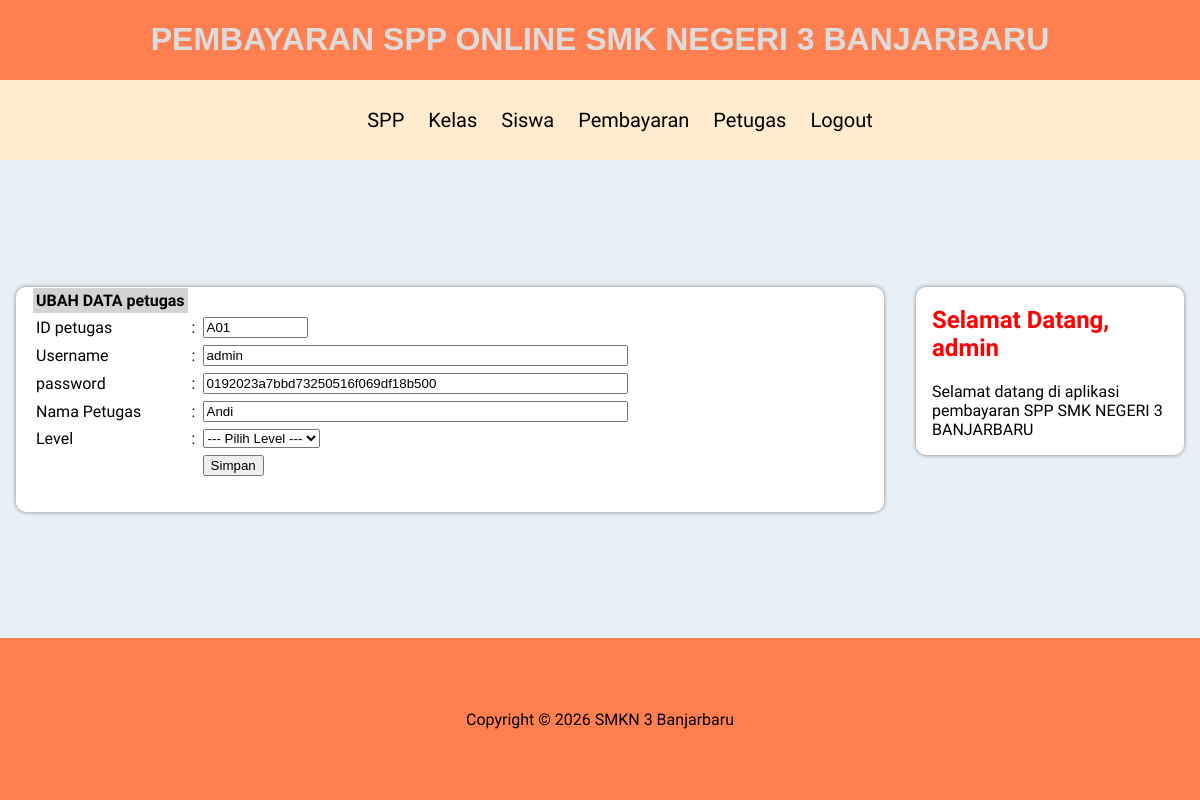
Page /admin/halaman_admin.php?open=edit_petugas&id_petugas=A01 (signed in) on the committed database.
### tables this page shows
CREATE TABLE `petugas` (
  `id_petugas` varchar(5) NOT NULL,
  `username` varchar(25) NOT NULL,
  `password` varchar(32) NOT NULL,
  `nama_petugas` varchar(35) NOT NULL,
  `level` enum('admin','petugas',',') NOT NULL
);

### admin/edit_petugas.php (the view, shortened to what this page needs)
<?php
include_once "../src/koneksi.php";
$id_petugas = $_GET['id_petugas'];
$sql = mysqli_query($koneksi, "SELECT * FROM petugas WHERE id_petugas = '$id_petugas'");
$data = mysqli_fetch_array($sql);
?>
<form action="<?php $_SERVER['PHP_SELF']; ?>" method="post">
    <table border="0" cellspacing="1" cellpadding="3">
        <tr>
            <td bgcolor="lightgray"><strong>UBAH DATA petugas</strong></td>
            <td>&nbsp;</td>
            <td>&nbsp;</td>
        </tr>
        <tr>
            <td>ID petugas</td>
            <td>:</td>
            <td><input name="id_petugas" type="text" value="<?php echo $data['id_petugas']; ?>"
                size="10" maxlength="10"
                readonly="true"></td>
        </tr>
        <tr>
            <td>Username</td>
            <td>:</td>
            <td><input name="username" type="text" value="<?php echo $data['username']; ?>"
                size="50" maxlength="50"></td>
        </tr>
        <tr>
            <td>password</td>
            <td>:</td>
            <td><input name="password" type="text" value="<?php echo $data['password']; ?>"
                size="50" maxlength="50"></td>
        </tr>
        <tr>
            <td>Nama Petugas</td>
            <td>:</td>
            <td><input name="nama_petugas" type="nama_petugas" value="<?php echo $data['nama_petugas']; ?>"
                size="50" maxlength="50"></td>
        </tr>
        <tr>
            <td>Level</td>
            <td>:</td>
            <td>
                <select name="level">
                    <option value="Kosong">--- Pilih Level ---</option>
                </select>
            </td>
        </tr>
        <tr>
            <td>&nbsp;</td>
            <td>&nbsp;</td>
            <td><input name="btnSimpan" type="submit" id="btnSimpan" value="Simpan"></td>
        </tr>
    </table>
</form>

### src/style.css (style rules this page uses)
body { box-sizing: border-box; font-family: 'arimo', sans-serif; margin: 0; background-color: rgb(232, 240, 247); display: grid; row-gap: 1rem; grid-template-columns: 3fr 1fr; grid-template-areas: "header header" "main sidebar" "footer footer"; }

### rows in the picture
petugas: id_petugas "A01", username "admin", password "0192023a7bbd73250516f069df18b500", nama_petugas "Andi"

### other values in the picture
$_SESSION['username'] "admin"
